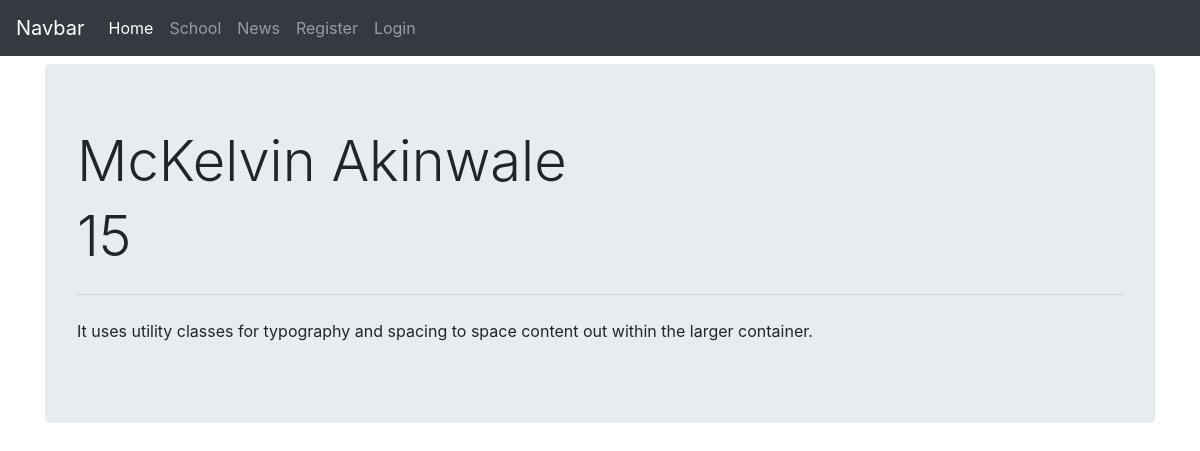
Screenshot of /schools/student/1/ with the database file from the repository.
### school/models.py (models this page shows, shortened)
class Student(models.Model):
    first_name = models.CharField(max_length=50)
    last_name = models.CharField(max_length=50)
    age = models.IntegerField()

### school/views.py (the view)
# urls.py: path('student/<int:pk>/', StudentDetailView.as_view(), name='student_detail'),
class StudentDetailView(DetailView):
    model = Student

### school/templates/school/student_detail.html (shortened to what this page needs)
{% extends 'base.html' %}
{% block content %}
<div class="jumbotron">
  <h1 class="display-4">{{ student.last_name }} {{ student.first_name }}</h1>
  <h3 class="display-4">{{ student.age }}</h3>
  <hr class="my-4">
  <p>It uses utility classes for typography and spacing to space content out within the larger container.</p>
</div>
{% endblock  %}

### rows the page displays
Student: last_name "McKelvin", first_name "Akinwale", age "15"
